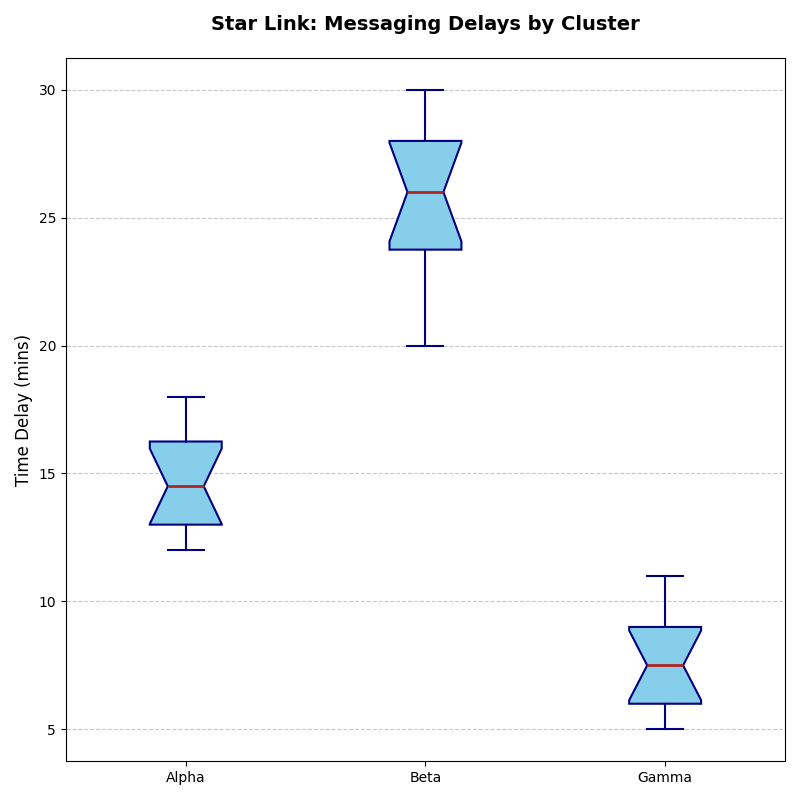

Write Python code to recreate this figure.
import matplotlib.pyplot as plt

# Data representing communication latency times (in minutes) for different groups
group_1 = [12, 14, 15, 13, 18, 16, 17, 14, 12, 15, 13, 17]
group_2 = [25, 28, 30, 27, 22, 20, 24, 29, 26, 23, 28, 26]
group_3 = [5, 6, 7, 8, 7, 6, 5, 9, 10, 8, 9, 11]

# Plotting a vertical box plot
plt.figure(figsize=(8, 8))
plt.boxplot([group_1, group_2, group_3], vert=True, patch_artist=True,
            boxprops=dict(facecolor='skyblue', color='navy', linewidth=1.5),
            whiskerprops=dict(color='navy', linewidth=1.5),
            capprops=dict(color='navy', linewidth=1.5),
            medianprops=dict(color='firebrick', linewidth=2),
            flierprops=dict(marker='o', color='orange', markersize=6),
            notch=True)

# Altered titles and labels
plt.title('Star Link: Messaging Delays by Cluster', fontsize=14, fontweight='bold', pad=20)
plt.ylabel('Time Delay (mins)', fontsize=12)
plt.xticks(ticks=[1, 2, 3], labels=['Alpha', 'Beta', 'Gamma'], fontsize=10)
plt.yticks(fontsize=10)

# Adding a grid for better readability
plt.grid(axis='y', linestyle='--', alpha=0.7)

plt.tight_layout()

# Display the plot
plt.show()
